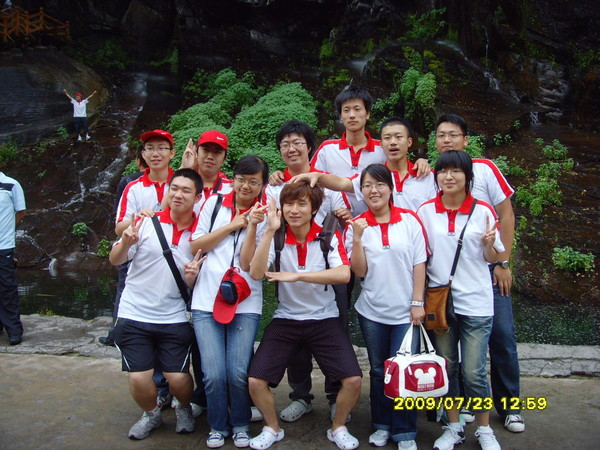
//> input picture Learning OpenCV/Test Resource/013.jpg, 600 x 450 px
$ ./Exercise_5_7 '../Test Resource/013.jpg' '../Test Resource/018.jpg'   (built with g++ and OpenCV 4)
//> lines starting //> are read from the running program, lines starting //| are printed output that depends on the picture
//////////////////////////////////////////////
// Date:      2009-10-29
// Author:    Yishi Guo
// Exercise:  5.7
// Chapter:   5 Image Processing
// Page:      142p
// Content:   cvCopy( src, dst, mask );
//////////////////////////////////////////////
#include "cv.h"
#include "highgui.h"
#include <iostream.h>

int main( int argc, char** argv ) {
	if( argc < 3 ) {
		return -1;
	} else {
		IplImage* src = cvLoadImage( argv[1], CV_LOAD_IMAGE_COLOR );
//> src is the input picture: 450 rows x 600 cols, CV_8UC3; mean B, G, R 75.4, 75.3, 81.1
		IplImage* mask_src = cvLoadImage( argv[2], CV_LOAD_IMAGE_GRAYSCALE );
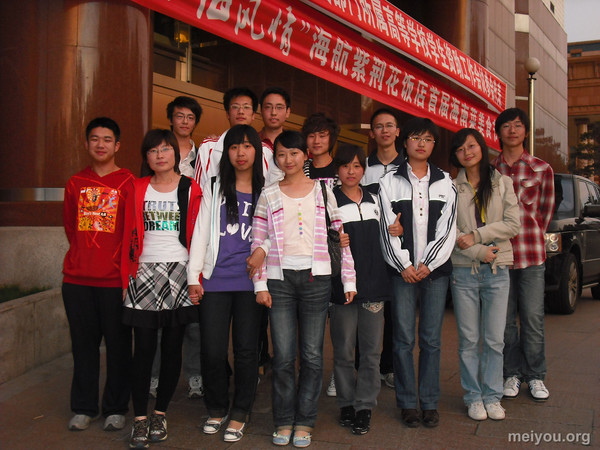
//> input picture Learning OpenCV/Test Resource/018.jpg, 600 x 450 px
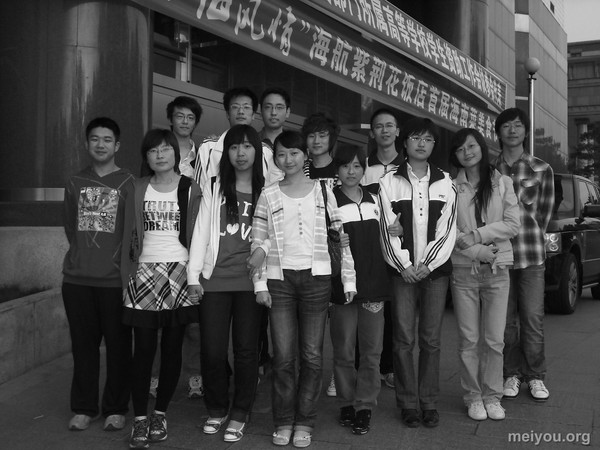
//> mask_src: 450 rows x 600 cols, CV_8UC1; min 0, max 255, mean 72.5
		if( !src || !mask_src ) {
			return -1;
		}

		// Get colorized mask
		//
		IplImage* mask_src_color = cvCreateImage( cvGetSize(mask_src), IPL_DEPTH_8U, 3 );
		cvCvtColor( mask_src, mask_src_color, CV_GRAY2RGB );

		// Show Images
		//

		cvNamedWindow( "src", CV_WINDOW_AUTOSIZE );
		cvNamedWindow( "mask", CV_WINDOW_AUTOSIZE );

		cvShowImage( "src", src );
		cvShowImage( "mask", mask_src_color );

		// For Test
		IplImage* img = cvCreateImage( cvGetSize(src), src->depth, src->nChannels );
		// IplImage* img;  // This could not be used!

		// Resize mask
		//
		IplImage* mask = cvCreateImage( cvGetSize(src), IPL_DEPTH_8U, 1 );
		cvResize( mask_src, mask, CV_INTER_CUBIC );

		// Threshold the mask image
		//
		if( argc > 3 ) {
			double threshold = atof( argv[3] );
			cvThreshold( mask, mask, threshold, 255, CV_THRESH_BINARY );
		}

		cvCopy( src, img, mask );

		cvNamedWindow( "Exercise 5-7", CV_WINDOW_AUTOSIZE );
		cvShowImage( "Exercise 5-7", img );

		cvWaitKey(0);

		cvReleaseImage( &src );
		cvReleaseImage( &mask );
		cvReleaseImage( &img );
		cvReleaseImage( &mask_src );
		cvReleaseImage( &mask_src_color );

		cvDestroyWindow( "src" );
		cvDestroyWindow( "mask" );
		cvDestroyWindow( "Exercise 5-7" );
	}
	return 0;
}
